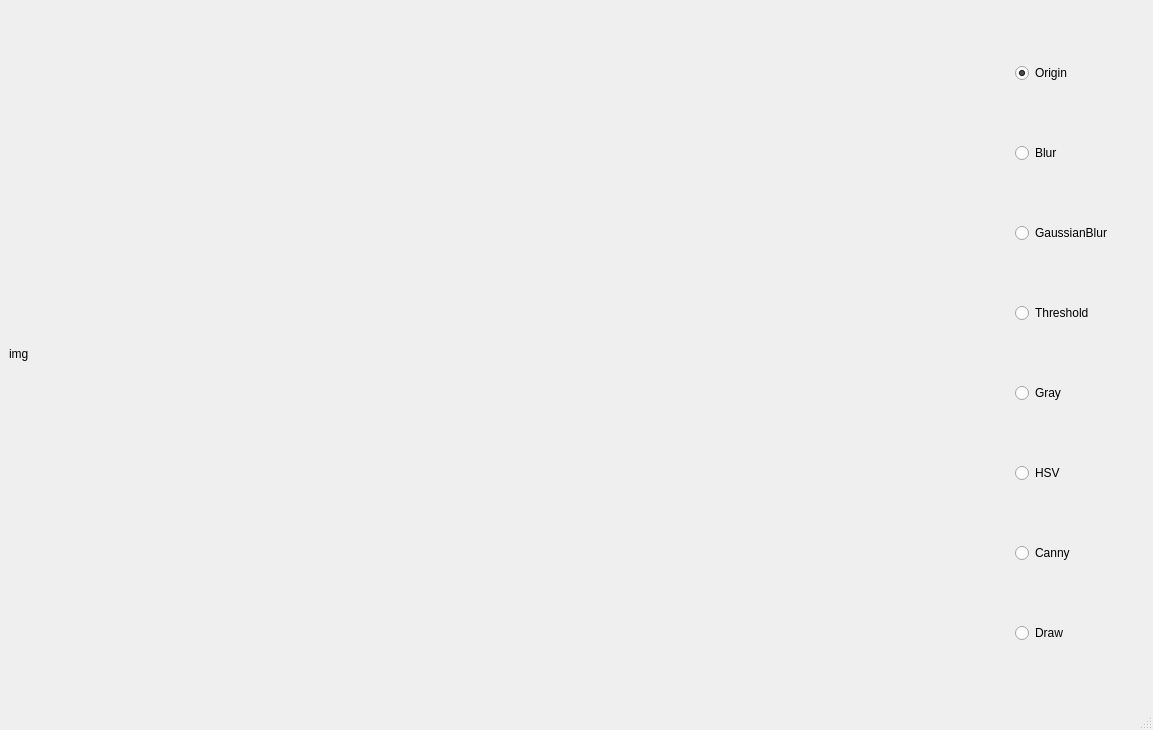
<?xml version="1.0" encoding="UTF-8"?>
<ui version="4.0">
 <class>MainWindow</class>
 <widget class="QMainWindow" name="MainWindow">
  <property name="geometry">
   <rect>
    <x>0</x>
    <y>0</y>
    <width>1153</width>
    <height>730</height>
   </rect>
  </property>
  <property name="windowTitle">
   <string>MainWindow</string>
  </property>
  <widget class="QWidget" name="centralwidget">
   <layout class="QHBoxLayout" name="horizontalLayout_2">
    <item>
     <layout class="QHBoxLayout" name="horizontalLayout">
      <item>
       <widget class="QLabel" name="label">
        <property name="minimumSize">
         <size>
          <width>1000</width>
          <height>667</height>
         </size>
        </property>
        <property name="text">
         <string>img</string>
        </property>
       </widget>
      </item>
      <item>
       <layout class="QVBoxLayout" name="verticalLayout">
        <item>
         <widget class="QRadioButton" name="Origin">
          <property name="text">
           <string>Origin</string>
          </property>
          <property name="checked">
           <bool>true</bool>
          </property>
         </widget>
        </item>
        <item>
         <widget class="QRadioButton" name="Blur">
          <property name="text">
           <string>Blur</string>
          </property>
         </widget>
        </item>
        <item>
         <widget class="QRadioButton" name="GaussianBlur">
          <property name="text">
           <string>GaussianBlur</string>
          </property>
         </widget>
        </item>
        <item>
         <widget class="QRadioButton" name="Threshold">
          <property name="text">
           <string>Threshold</string>
          </property>
         </widget>
        </item>
        <item>
         <widget class="QRadioButton" name="Gray">
          <property name="text">
           <string>Gray</string>
          </property>
         </widget>
        </item>
        <item>
         <widget class="QRadioButton" name="HSV">
          <property name="text">
           <string>HSV</string>
          </property>
         </widget>
        </item>
        <item>
         <widget class="QRadioButton" name="Canny">
          <property name="text">
           <string>Canny</string>
          </property>
         </widget>
        </item>
        <item>
         <widget class="QRadioButton" name="Draw">
          <property name="text">
           <string>Draw</string>
          </property>
         </widget>
        </item>
       </layout>
      </item>
     </layout>
    </item>
   </layout>
  </widget>
  <widget class="QMenuBar" name="menubar">
   <property name="geometry">
    <rect>
     <x>0</x>
     <y>0</y>
     <width>1153</width>
     <height>22</height>
    </rect>
   </property>
  </widget>
  <widget class="QStatusBar" name="statusbar"/>
 </widget>
 <resources/>
 <connections/>
</ui>
